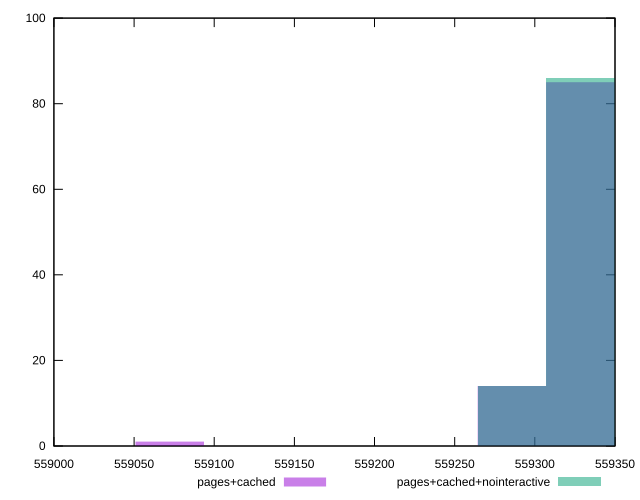

The gnuplot source for this figure:
reset
set terminal svg size 640, 500 enhanced background rgb 'white'
set output "report_00007_2020-12-11T15:55:29.892Z/uses-long-cache-ttl/comparison/histogram/2_vs_3.svg"

$pagesCached <<EOF
559096.789501736 1
559336.2899929247 19
559319.1828149826 54
559302.0756370405 25
559353.3971708666 1
EOF

$pagesCachedNointeractive <<EOF
559319.1828149826 68
559302.0756370405 25
559336.2899929247 7
EOF

set key outside below
set boxwidth 17.107177942039534
set yrange [0:100]
set style fill transparent solid 0.5 noborder

plot \
  $pagesCached title "pages+cached" with boxes, \
  $pagesCachedNointeractive title "pages+cached+nointeractive" with boxes, \


reset
